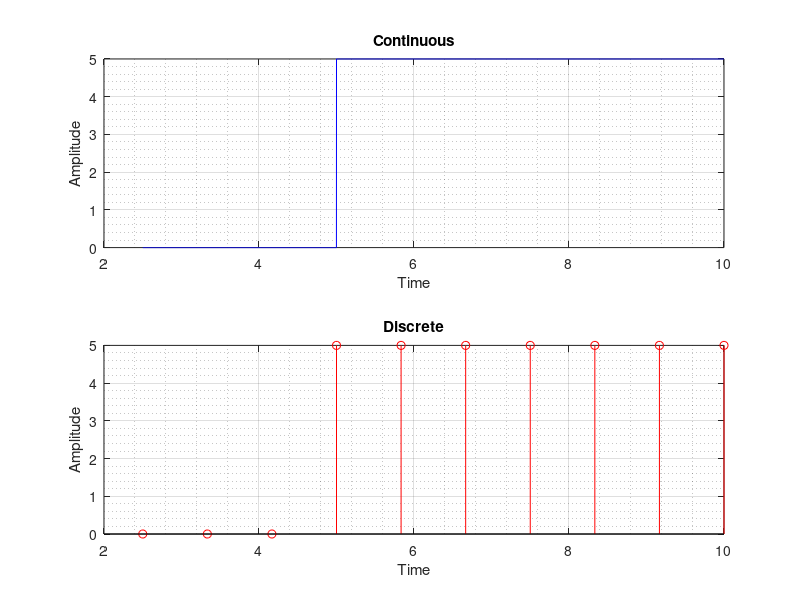

MATLAB code for this plot:
% Program to generate a rectangular pulse of given amplitude, start and end points
clc; clear all;

% INPUT : amplitude , start & width 
A = input('Amplitude : ');
to = input('Start time : ');
T = input('End time : ');

to = to+T/2;
x = to-T:0.001:2*T;
f = zeros(size(x));
f(x >= to-T/2 & x <= to+T/2) = A;

figure('Name','Rectangular Pulse','NumberTitle','off','Color','w')
subplot(2,1,1);
plot(x,f,'b'),grid on, grid minor
title('Continuous')
xlabel('Time')
ylabel('Amplitude')

y = linspace(to-T,2*T,10);
fn = zeros(size(y));
fn(y >= to-T/2 & y <= to+T/2) = A;

subplot(2,1,2);
stem(y,fn,'r'),grid on, grid minor
title('Discrete')
xlabel('Time')
ylabel('Amplitude')

print('-clipboard','-dbitmap')